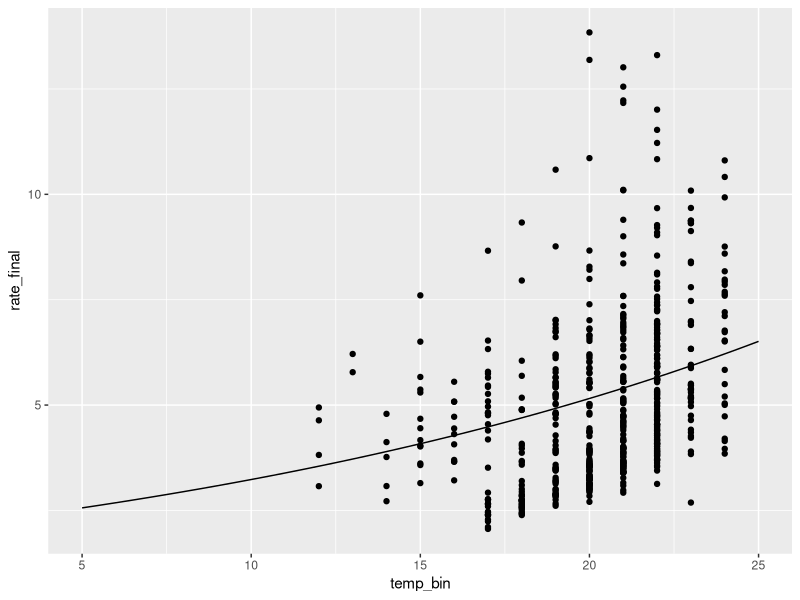
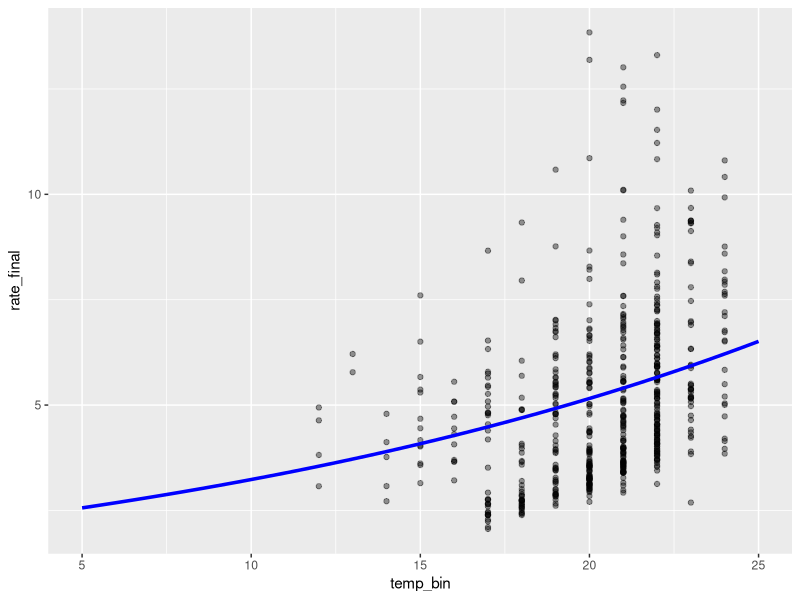

Here is the R script that generated these plots, in order: (Note: this script raises an error after producing the figures.)
library(tidyverse)
library(lme4)
library(nlme)

two_year_data_Ito <- read.csv("Ito_only_data.csv")

Itomodel2 <- lme(lograte ~ temp_bin, random =  ~1 | FishID,
                 data = two_year_data_Ito)    #log_transformed model


ItoRA <- Itomodel2[["coefficients"]][["fixed"]][[1]] #Value is from linear log model
ItoRQ <- Itomodel2[["coefficients"]][["fixed"]][[2]] #Value is from linear log model


x_vals <- seq(5,25, by = 0.5)    #generating temp values

y_vals <- exp(ItoRA) * exp(ItoRQ * x_vals)  #equation for line, transformed back from log

line_vals = data.frame(x = x_vals, y = y_vals) # line df


ggplot(two_year_data_Ito, aes(x = temp_bin, y = rate_final)) +  #plotting
  geom_point() + 
  geom_line(data = line_vals, aes(x = x_vals, y = y_vals))



####Q Stuff####
#Basically the same, but using predict to make workflow easier
#With the back transformation, just know it is biased low unless you correct for variance (generally ok)

library(nlme)

Itomodel2 <- lme(log(rate_final) ~ temp_bin,
                 random = ~1 | FishID,
                 data = two_year_data_Ito)

x_vals <- seq(5, 25, by = 0.5)

newdata <- data.frame(temp_bin = x_vals)

pred_vals <- predict(Itomodel2, newdata = newdata, level = 0)

line_vals <- data.frame(
  x = x_vals,
  y = exp(pred_vals)
)

ggplot(two_year_data_Ito, aes(x = temp_bin, y = rate_final)) +
  geom_point(alpha = 0.4) +
  geom_line(data = line_vals, aes(x = x, y = y),
            color = "blue", linewidth = 1.2)







tri1_rates <- raw_df$rate_final[raw_df$trial == '1']
